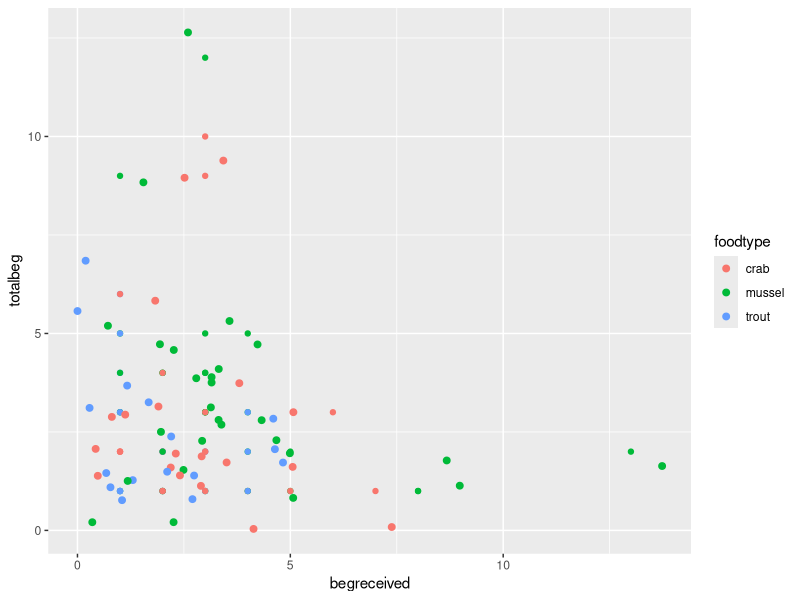
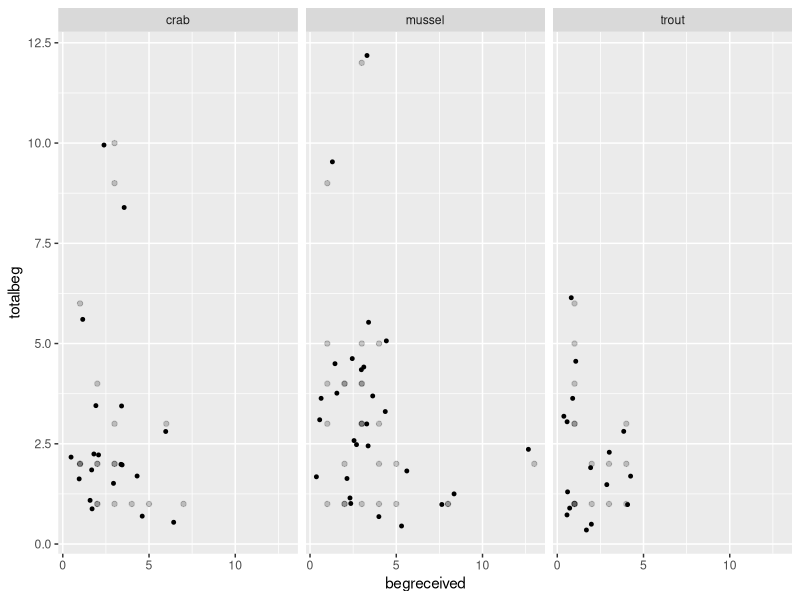
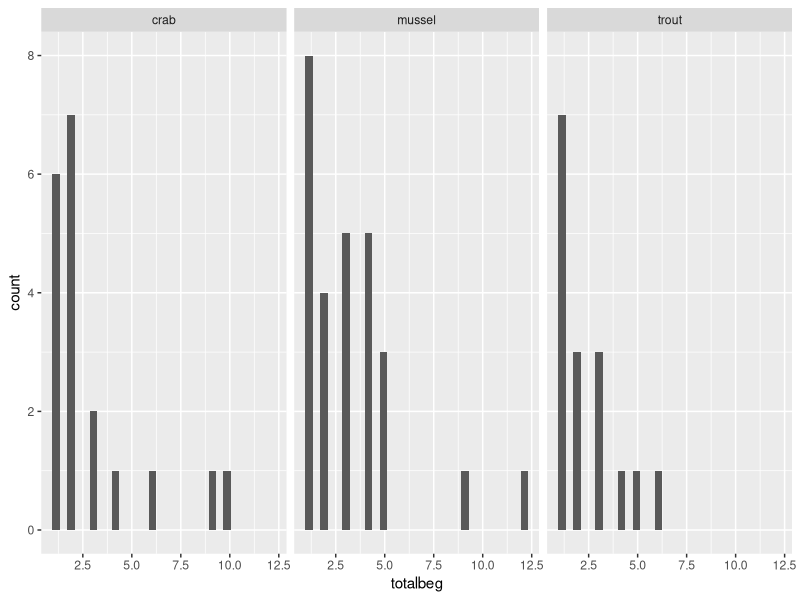
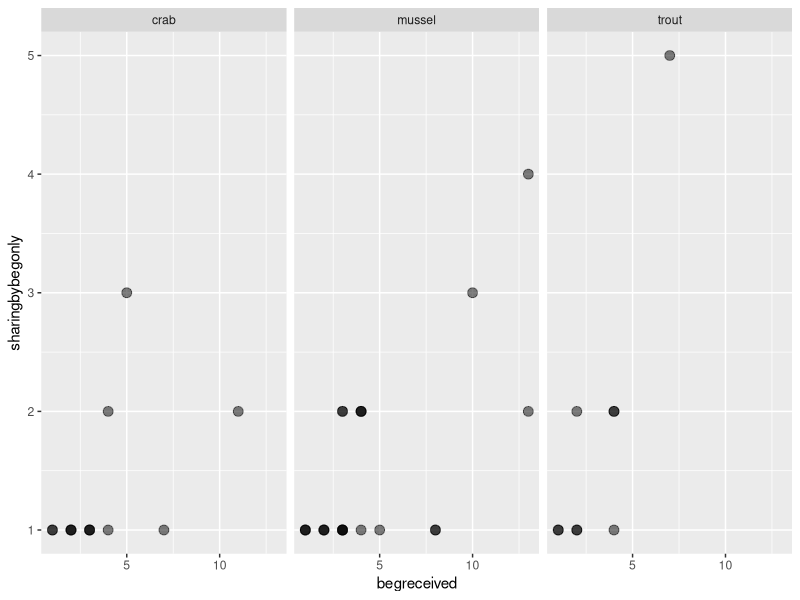
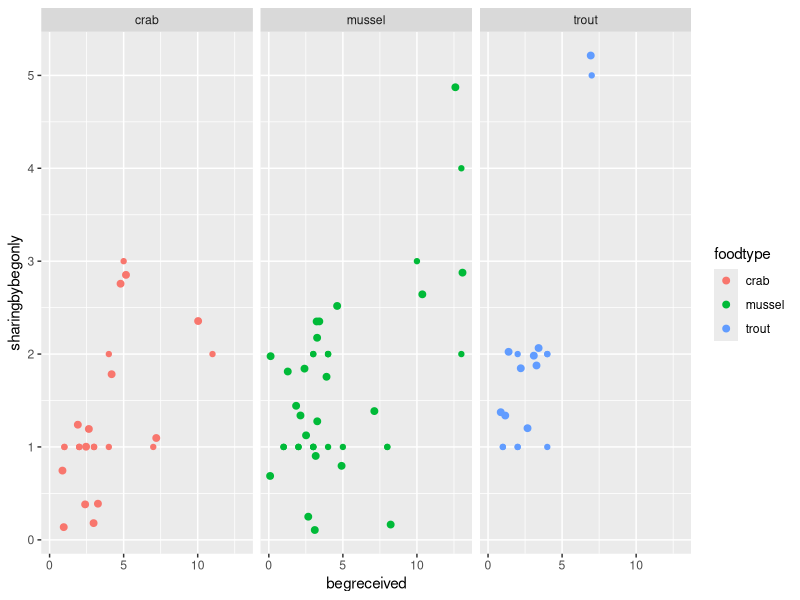

The R script that drew these images, in order:
## ---- chunk 1
library(dplyr)
library(ggplot2)
## ---- chunk 2
otter_data <- read.csv("../data/Bowden-ParryOtterdata.csv")
head(otter_data)
## ---- chunk 3
begging <-   
  otter_data %>%
  filter(begreceived > 0, totalbeg > 0) %>% 
  select(foodtype, totalbeg, begreceived)

knitr::kable(head(begging))
## ---- chunk 4
ggplot(begging, aes(x = begreceived, y = totalbeg, color = foodtype)) +
  geom_point() +
  geom_jitter(size = 2, width = 1, height = 1)
  
## ---- chunk 5
ggplot(begging, aes(x = begreceived, y = totalbeg)) +
  geom_point(alpha = 0.2) +
  geom_jitter(size = 1, width = 0.7, height = 0.7) +
  facet_wrap(~foodtype)
  
## ---- chunk 6
ggplot(begging, aes(x = totalbeg)) +
  geom_histogram() +
  facet_wrap(~foodtype)
  
## ---- chunk 7
sharing <- 
  otter_data %>% 
  filter(begreceived > 0, sharingbybegonly > 0) %>% 
  select(begreceived, sharingbybegonly, foodtype)

knitr::kable(head(sharing))
## ---- chunk 8
ggplot(sharing, aes(x = begreceived, y = sharingbybegonly)) +
  geom_point(size = 3, alpha = 0.5) +
  facet_wrap(~foodtype)
  
## ---- chunk 9
ggplot(sharing, aes(x = begreceived, y = sharingbybegonly, color = foodtype)) +
  geom_point() +
  geom_jitter(size = 2, width = 1, height = 1) +
  facet_wrap(~foodtype)
  
